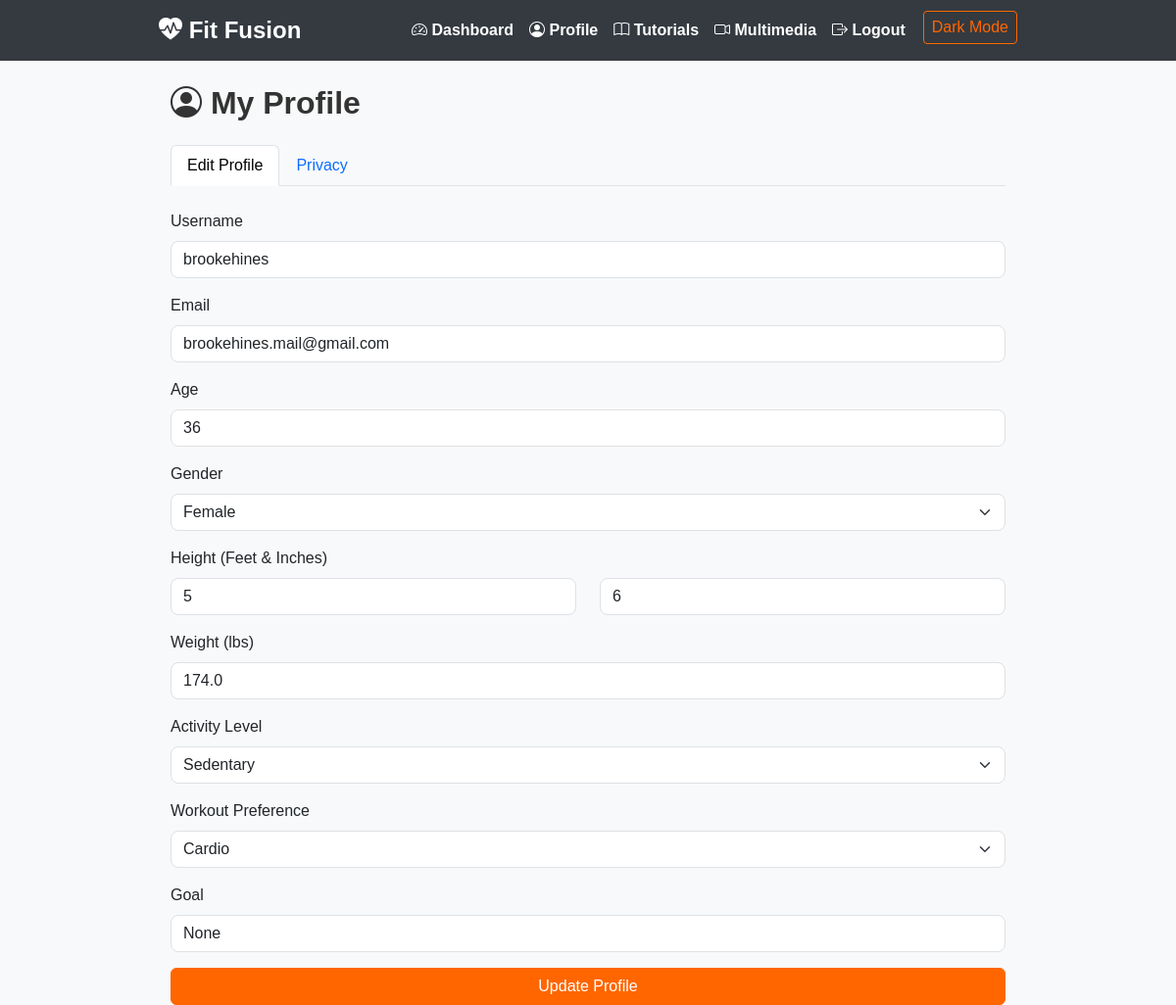
The page /profile (signed in) on the database its author committed.
### app.py (models this page shows)
class User(db.Model):
    id = db.Column(db.Integer, primary_key=True)
    username = db.Column(db.String(80), unique=True, nullable=False)
    email = db.Column(db.String(120), unique=True, nullable=False)
    password = db.Column(db.String(256), nullable=False)
    age = db.Column(db.Integer, nullable=False)
    gender = db.Column(db.String(10), nullable=False)
    height = db.Column(db.Float, nullable=False)  # Stored in meters
    weight = db.Column(db.Float, nullable=False)  # Stored in kg
    activity_level = db.Column(db.String(20), nullable=False)
    workout_preference = db.Column(db.String(20), nullable=True)
    goal = db.Column(db.String(50), nullable=True)

### app.py (the view, shortened to what this page needs)
@app.route('/profile', methods=['GET', 'POST'])
def profile():
    if 'user_id' not in session:
        flash('Please log in to view profile.', 'warning')
        return redirect(url_for('login'))
    user = User.query.get(session['user_id'])
    total_inches = round(user.height / 0.0254)
    feet = total_inches // 12
    inches = total_inches % 12
    weight_lbs = round(user.weight * 2.20462, 1)
    return render_template('profile.html', user=user, feet=feet, inches=inches, weight_lbs=weight_lbs)

### app.py (called while the page is built)
def height_to_feet_inches(meters):
    total_inches = round(meters / 0.0254)
    feet = total_inches // 12
    inches = total_inches % 12
    return f"{feet}' {inches}\""

### templates/profile.html (shortened to what this page needs)
{% extends "base.html" %}
{% block content %}
<div class="container mt-4">
  <h2 class="mb-4"><i class="bi bi-person-circle"></i> My Profile</h2>
  <ul class="nav nav-tabs" id="profileTab" role="tablist">
    <li class="nav-item" role="presentation">
      <button class="nav-link active" id="edit-tab" data-bs-toggle="tab" data-bs-target="#edit" type="button" role="tab" aria-controls="edit" aria-selected="true">
        Edit Profile
      </button>
    </li>
    <li class="nav-item" role="presentation">
      <button class="nav-link" id="privacy-tab" data-bs-toggle="tab" data-bs-target="#privacy" type="button" role="tab" aria-controls="privacy" aria-selected="false">
        Privacy
      </button>
    </li>
  </ul>
  <div class="tab-content" id="profileTabContent">
    <div class="tab-pane fade show active" id="edit" role="tabpanel" aria-labelledby="edit-tab">
      <form method="POST" action="{{ url_for('profile') }}" class="mt-4">
        <div class="mb-3">
          <label class="form-label">Username</label>
          <input type="text" name="username" class="form-control" value="{{ user.username }}" required>
        </div>
        <div class="mb-3">
          <label class="form-label">Email</label>
          <input type="email" name="email" class="form-control" value="{{ user.email }}" required>
        </div>
        <div class="mb-3">
          <label class="form-label">Age</label>
          <input type="number" name="age" class="form-control" value="{{ user.age }}" required>
        </div>
        <div class="mb-3">
          <label class="form-label">Gender</label>
          <select name="gender" class="form-select" required>
            <option value="female" {% if user.gender == 'female' %}selected{% endif %}>Female</option>
          </select>
        </div>
        <div class="mb-3">
          <label class="form-label">Height (Feet & Inches)</label>
          <div class="row">
            <div class="col">
              <input type="number" name="feet" class="form-control" placeholder="Feet" value="{{ feet }}" required>
            </div>
            <div class="col">
              <input type="number" name="inches" class="form-control" placeholder="Inches" value="{{ inches }}" required>
            </div>
          </div>
        </div>
        <div class="mb-3">
          <label class="form-label">Weight (lbs)</label>
          <input type="number" name="weight_lbs" class="form-control" value="{{ weight_lbs }}" required>
        </div>
        <div class="mb-3">
          <label class="form-label">Activity Level</label>
          <select name="activity_level" class="form-select" required>
            <option value="sedentary" {% if user.activity_level=='sedentary' %}selected{% endif %}>Sedentary</option>
          </select>
        </div>
        <div class="mb-3">
          <label class="form-label">Workout Preference</label>
          <select name="workout_preference" class="form-select">
            <option value="cardio" {% if user.workout_preference=='cardio' %}selected{% endif %}>Cardio</option>
          </select>
        </div>
        <div class="mb-3">
          <label class="form-label">Goal</label>
          <input type="text" name="goal" class="form-control" value="{{ user.goal }}">
        </div>
        <button type="submit" class="btn btn-primary w-100">Update Profile</button>
      </form>
    </div>
  </div>
</div>
{% endblock %}

### templates/base.html (style rules this page uses)
body { background-color: #f8f9fa; font-family: 'Arial', sans-serif; transition: background-color 0.3s, color 0.3s; }
.container { max-width: 900px; }
.btn-primary { background-color: #ff6600; border-color: #ff6600; }
.form-control, .form-select { border-radius: 8px; }
h2, h3 { font-weight: bold; color: #333; transition: color 0.3s; }

### rows shown on the page
User: username "brookehines", email "brookehines.mail@gmail.com", age "36", gender "Female", activity_level "Sedentary", workout_preference "Cardio", goal "None"
